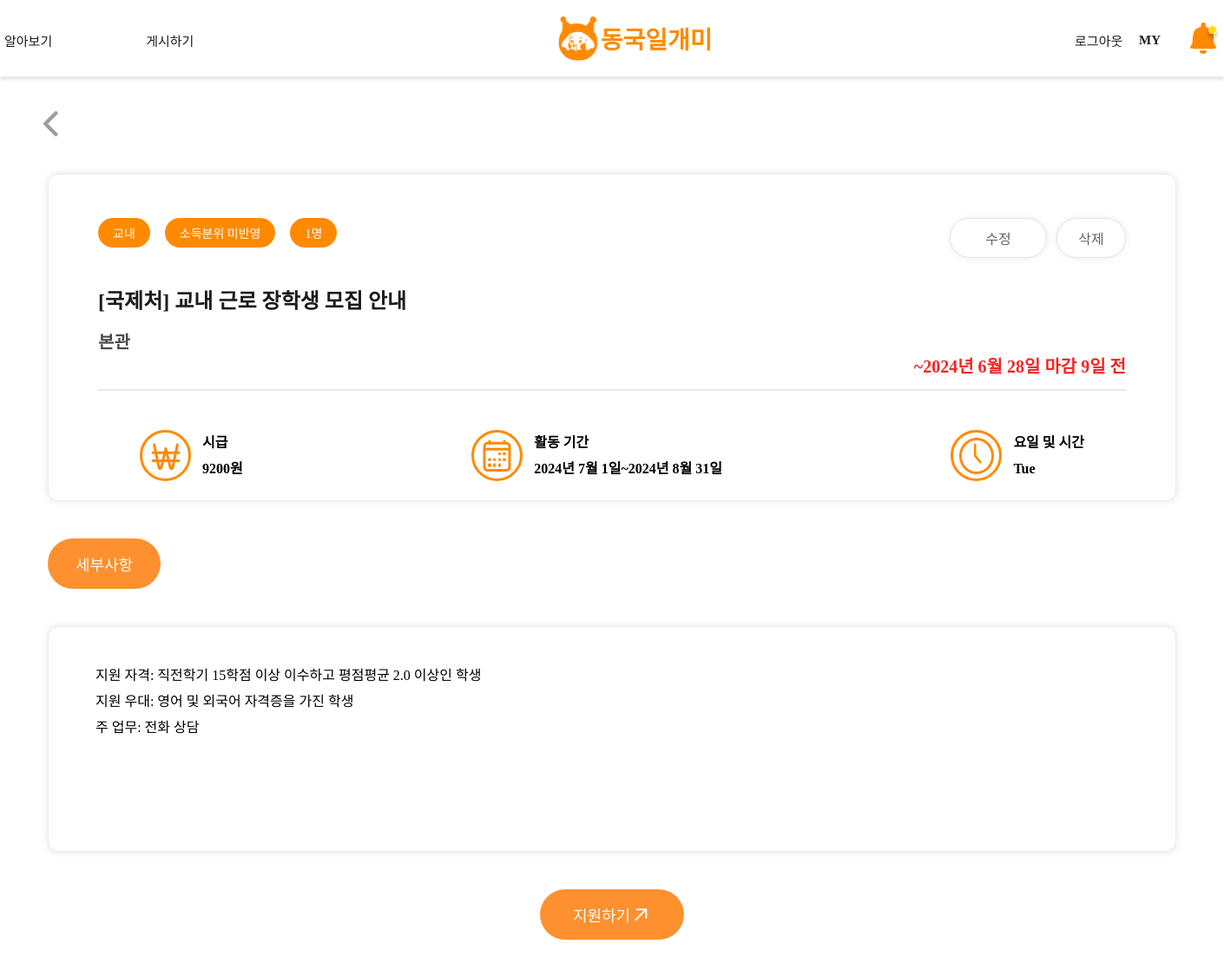
The page /post-detail/23 (signed in) on the database its author committed.
### main/models.py (models this page shows, shortened)
class Post(models.Model):
    writer = models.ForeignKey(User, null=False, blank=False, on_delete=models.CASCADE)
    title = models.CharField(max_length=50)
    building = models.ImageField(upload_to="post/", blank=True, null=True)
    organization = models.CharField(max_length=50, null=True)
    department = models.CharField(max_length=50, null=True)
    is_income_bracket = models.PositiveIntegerField(null=False, default=0) #boolean
    start_date = models.DateField(null=True)
    end_date = models.DateField(null=True)
    deadline = models.DateField(null=True)
    day_left = models.IntegerField(null=True)#남은날짜
    place = models.CharField(max_length=50, blank=False)
    time = models.TextField(max_length=50, null=False)
    recruitment = models.PositiveIntegerField(null=True, default=0)
    wage = models.PositiveIntegerField(null=True, default=0)
    body = models.TextField()
    file = models.ImageField(upload_to="post/", blank=True, null=True)
    pub_date = models.DateTimeField()
    scrap = models.ManyToManyField(User, related_name='scraped', blank=True, default=None)
    scrap_count = models.PositiveIntegerField(default=0)
    inquiry = models.PositiveIntegerField(default=0)
    applicated_count = models.PositiveIntegerField(default=0)
    def get_body(self):
        return json.loads(self.body)

### main/views.py (the view)
# urls.py: path('post-detail/<int:post_id>', post_detail, name="post-detail"),
def post_detail(request, post_id):
    if request.user.is_authenticated:
        post = get_object_or_404(Post, pk=post_id)
        post_body_list = post.get_body()
        return render(request, 'main/post_detail.html', {'post':post, 'post_body_list':post_body_list})
    return redirect('accounts:login')

### main/templates/main/post_detail.html (shortened to what this page needs)
{% extends 'base.html' %}
{% load static %}
{% block content %}
<link
    rel="stylesheet"
    type="text/css"
    href="{% static 'css/main/post_detail.css'%}"
/>
<div class="detailpageScreen">
    <div class="backBtn">
        <a href="{% url 'main:mainlistpage' %}" class="backBtnAtag">
            <img src="{% static 'images/icons/back.svg' %}" />
        </a>
    </div>
    <div class="detailpageFrame">
        <div class="detailBox1">
            <div class="box1Frame">
                <div class="box1TopFrame">
                    <div class="box1IndexFrame">
                        <div class="box1Index"><span class="box1IndexText">{{post.department}}</span></div>
                        <div class="box1Index">
                            {% if post.is_income_bracket == 0 %}
                                <span class="box1IndexText">소득분위 미반영</span>
                            {% elif post.is_income_bracket == 1 %}
                                <span class="box1IndexText">소득분위 반영</span>
                            {% endif %}
                        </div>
                        <div class="box1Index"><span class="box1IndexText">{{ post.recruitment }}명</span></div>
                    </div>
                    {% if post.writer == user %}
                        <div class="box1EditFrame">
                            <a href="{% url 'main:post-edit' id=post.id %}" class="box1Btn" id="EditBtn">수정</a>
                            <button class="box1Btn" id="DeleteBtn">삭제</button>
                        </div>
                    {% else %}
                        <div class="box1EditFrame">
                            <a href="{% url 'main:post-edit' id=post.id %}" class="box1Btn" id="EditBtn">수정</a>
                            <button class="box1Btn" id="DeleteBtn">삭제</button>
                        </div>
                    {% endif %}
                </div>
                <div class="box1Content1Frame">
                    <div class="box1TitleFrame">
                        <div class="box1Title">[{{post.organization}}] {{ post.title }}</div>
                        <div class="box1organization">{{post.place}}</div>
                    </div>
                    <div class="deadlineFrame">
                        {% if post.day_left >= 0 %}
                            <div class="deadline">~{{post.deadline}} 마감 {{post.day_left}}일 전</div>
                        {% else %}
                            <div class="deadline">지원 마감</div>
                        {% endif %}
                        <div class="box1line"></div>
                    </div>
                    <div class="box1etcFrame">
                        <div class="etcWage">
                            <img src="{% static 'images/icons/money.svg' %}" />
                            <div class="etcText">시급<br>{{ post.wage }}원</div>
                        </div>
                        <div class="etcDate">
                            <img src="{% static 'images/icons/period.svg' %}" />
                            <div class="etcText">활동 기간<br>{{post.start_date}}~{{post.end_date}}</div>
                        </div>
                        <div class="etcTime">
                            <img src="{% static 'images/icons/date.svg' %}" />
                            <div class="etcText">요일 및 시간<br>{{post.time}}</div>
                        </div>
                    </div>
                </div>
            </div>
        </div>
        <div class="detailBox2Frame">
            <div class="index">
                <span class="indexText">세부사항</span>
            </div>
            <div class="detailBox2">
                <div class="box2Frame">
                    <span class="box2Text">
                        {% for body in post_body_list %}
                            {{body}}<br>
                        {% endfor %}
                    </span>
                </div>
            </div>
        </div>
        {% if user.profile.student_or_staff == 'student' %}
        <div class="applyBtn">
            <a href="{% url 'main:apply' post.id %}" class="applyBtnAtag">
                <span class="applyBtnContent">
                    지원하기
                    <svg xmlns="http://www.w3.org/2000/svg" width="24" height="25" viewBox="0 0 24 25" fill="none">
                        <path d="M6.5 17.9897L18.3647 6.125M18.3647 6.125H7.50011M18.3647 6.125V15.9888" stroke="#FFFDFB" stroke-width="2" stroke-linecap="round" stroke-linejoin="round"/>
                    </svg>
                </span>
            </a>
        </div>
        {% elif user.profile.student_or_staff == 'staff' %}
        {% else %}
        <div class="applyBtn">
            <a href="{% url 'main:apply' post.id %}" class="applyBtnAtag">
                <span class="applyBtnContent">
                    지원하기
                    <svg xmlns="http://www.w3.org/2000/svg" width="24" height="25" viewBox="0 0 24 25" fill="none">
                        <path d="M6.5 17.9897L18.3647 6.125M18.3647 6.125H7.50011M18.3647 6.125V15.9888" stroke="#FFFDFB" stroke-width="2" stroke-linecap="round" stroke-linejoin="round"/>
                    </svg>
                </span>
            </a>
        </div>
        {% endif %}
    </div>
</div>
{% endblock %}

### project/static/css/shared/topnav.css (style rules this page uses)
a { display: inline-block; white-space: nowrap; text-decoration-line: none; }

### project/static/css/main/post_detail.css (style rules this page uses)
.detailpageScreen { display: flex; flex-direction: column; width: 1400px; }
.backBtn { display: flex; justify-content: flex-start; width: 52px; height: 52px; flex-shrink: 0; padding-top: 40px; padding-bottom: 20px; padding-left: 45px; }
.detailpageFrame { display: flex; flex-direction: column; align-items: center; width: 100%; gap:43px; }
.detailBox1 { display: flex; width: 1300px; height: 377px; border-radius: 12px; border: 1px solid #EBEBEB; box-shadow: 0px 0px 10px 0px rgba(0, 0, 0, 0.10); padding: 50px 57px; box-sizing: border-box; }
.box1Frame { display: inline-flex; flex-direction: column; align-items: flex-start; width: 100%; height: 100%; }
.box1TopFrame { display: flex; justify-content: space-between; width: 100%; }
.box1IndexFrame { display: flex; align-items: flex-start; gap: 17px; }
.box1Index { display: inline-block; padding: 7px 17px; gap: 8px; border-radius: 30px; background: #FF8A00; }
.box1IndexText { color: #FFFDFB; text-align: center; font-family: "SUITE Variable"; font-size: 14px; font-style: normal; font-weight: 500; line-height: normal; }
.box1EditFrame { gap:11px; display: flex; }
.box1Btn { display: flex; width: 80px; padding: 10px 15px; justify-content: center; align-items: center; gap: 8px; border-radius: 50px; border: 1px solid #E4E4E4; background: #FFF; box-shadow: 0px 0px 8px 0px rgba(0, 0, 0, 0.08); color: #636366; font-family: 'SUITE Variable'; font-size: 16px; font-style: normal; font-weight: 500; line-height: normal; cursor: pointer; }
.box1Content1Frame { display: flex; flex-direction: column; justify-content: flex-start; width: 100%; }
.box1TitleFrame { display: flex; flex-direction: column; gap:16px; margin-top: 30px; }
.box1Title { color: #1C1C1E; font-family: "SUITE Variable"; font-size: 24px; font-style: normal; font-weight: 600; line-height: normal; }
.box1organization { color: rgba(28, 28, 30, 0.80); font-family: "SUITE Variable"; font-size: 20px; font-style: normal; font-weight: 600; line-height: normal; }
.deadlineFrame { display: flex; flex-direction: column; align-items: flex-end; gap: 11px; }
.deadline { color: #F42525; font-family: "SUITE Variable"; font-size: 20px; font-style: normal; font-weight: 700; line-height: 30px; }
.box1line { width: 100%; height: 2px; background:#E8E8E8;; }
.box1etcFrame { display: flex; justify-content: space-between; flex-direction: row; margin-top: 45px; margin-left: 48px; margin-right: 48px; }
.etcWage,.etcDate,.etcTime { display: flex; flex-direction: row; width: auto; height: 59px; justify-content: center; align-items: flex-start; gap: 13px; align-items: center; }
.etcText { color: #000; font-family: "SUITE Variable"; font-size: 16px; font-style: normal; font-weight: 600; line-height: 30px; }
.detailBox2Frame { display: flex; flex-direction: column; width: 1300px; gap:43px; }
.index { display: flex; width: 130px; height: 58px; justify-content: center; align-items: center; gap: 8px; flex-shrink: 0; border-radius: 30px; background: #FE902F; }
.indexText { color: #FFFDFB; text-align: center; font-family: "SUITE Variable"; font-size: 18px; font-style: normal; font-weight: 500; line-height: normal; }
.detailBox2 { width: 1300px; height: 260px; border-radius: 12px; border: 1px solid #EBEBEB; background: #FFF; box-shadow: 0px 0px 10px 0px rgba(0, 0, 0, 0.10); padding: 41px 54px; box-sizing: border-box; }
.box2Frame { display: inline-flex; flex-direction: column; align-items: flex-start; width: 100%; height: 100%; }
.box2Text { color: #000; font-family: "SUITE Variable"; font-size: 16px; font-style: normal; font-weight: 400; line-height: 30px; }
.applyBtn { display: flex; width: 166px; height: 58px; justify-content: center; align-items: center; gap: 8px; border-radius: 30px; background: #FE902F; margin-bottom: 70px; }
.applyBtnAtag { text-decoration: none; color: inherit; display: flex; align-items: center; }
.applyBtnContent { color: #FFFDFB; text-align: center; font-family: "SUITE Variable"; font-size: 18px; font-style: normal; font-weight: 500; line-height: normal; display: flex; align-items: center; }

### rows shown on the page
Post: department "교내", recruitment "1", organization "국제처", title "교내 근로 장학생 모집 안내", place "본관", deadline "2024년 6월 28일", day_left "9", wage "9200", start_date "2024년 7월 1일", end_date "2024년 8월 31일", time "Tue"

### other values the page prints
{{ body }} "지원 자격: 직전학기 15학점 이상 이수하고 평점평균 2.0 이상인 학생" "지원 우대: 영어 및 외국어 자격증을 가진 학생" "주 업무: 전화 상담"
